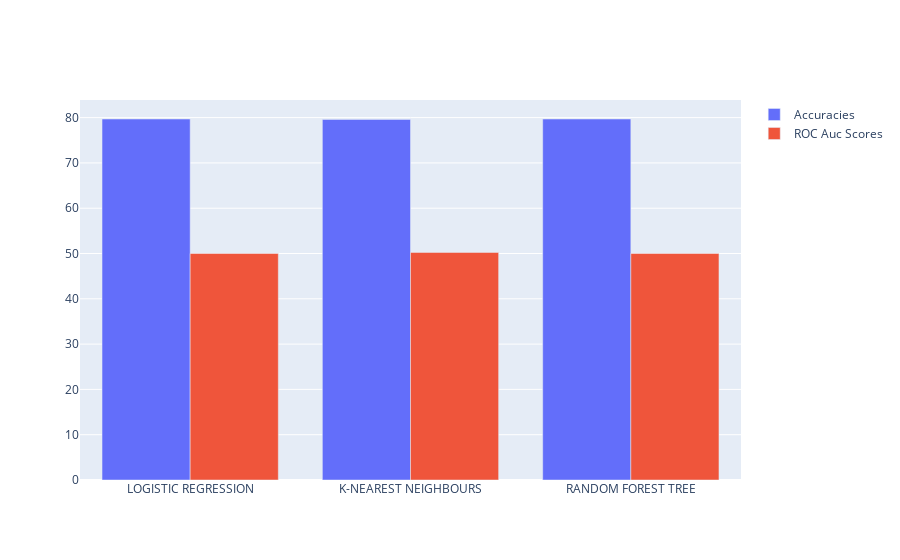

Source (notebook cell):
### Code cell
import plotly.graph_objects as go
Algos=list(roc_auc_scores.keys())

fig = go.Figure(data=[
    go.Bar(name='Accuracies', x=Algos, y=list(accuracies.values())),
    go.Bar(name='ROC Auc Scores', x=Algos, y=list(roc_auc_scores.values()))
])
# Change the bar mode
fig.update_layout(barmode='group')
fig.show()

### Figure 1 — Plotly figure (JSON) as saved in the notebook; plotly's stock layout.template omitted (floating-point values rounded to 4 significant figures)
{"data": [{"name": "Accuracies", "type": "bar", "x": ["LOGISTIC REGRESSION", "K-NEAREST NEIGHBOURS", "RANDOM FOREST TREE"], "y": [79.69, 79.6, 79.69]}, {"name": "ROC Auc Scores", "type": "bar", "x": ["LOGISTIC REGRESSION", "K-NEAREST NEIGHBOURS", "RANDOM FOREST TREE"], "y": [50, 50.24, 50]}], "layout": {"barmode": "group"}}
